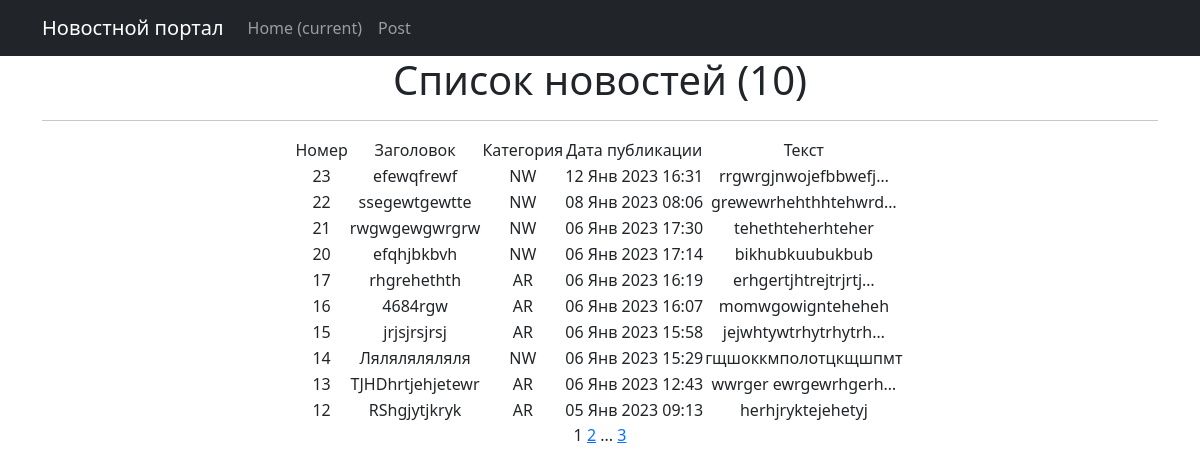
Page /news/ on the committed database.
### news/models.py (models this page shows, shortened)
class Post(models.Model):
    author = models.ForeignKey(Author, on_delete=models.CASCADE)
    NEWS = 'NW'
    ARTICLE = 'AR'
    CATEGORY_CHOICES = (
        (NEWS, 'Новость'),
        (ARTICLE, 'Статья'),
    )
    category_type = models.CharField(max_length=2, choices=CATEGORY_CHOICES, default=ARTICLE)
    dateCreation = models.DateTimeField(auto_now_add=True)
    postCategory = models.ManyToManyField(Category, through="PostCategory")
    title = models.CharField(max_length=128)
    text = models.TextField()
    rating = models.SmallIntegerField(default=0)

### news/views.py (the view)
# urls.py: path('', NewsList.as_view(), name='news list'),
class NewsList(ListView):
    model = Post
    ordering = 'dateCreation'
    template_name = 'news.html'
    context_object_name = 'news'
    paginate_by = 10
    def get_queryset(self):
        return Post.objects.filter().order_by('-dateCreation')

### news/templatetags/custom_filters.py (called while the page is built)
@register.filter(name="censor")
def censor(value):
    if not isinstance(value, str):
        raise TypeError(f"Ошибка: переменная {value} должна быть строкой")
    for bw in value.split():
        if bw.lower() in bad_words:
            value = value.replace(bw, list(bw)[0] + ((len(bw) - 1) * "*"))
    return value

### templates/news.html (shortened to what this page needs)
{% extends 'flatpages/default.html' %}
{% load custom_filters %}
{% block content %}
    <h1>Список новостей ({{ news|length }})</h1>
    <hr>
    {% if news %}
        <table style="margin-left: auto; margin-right: auto;">
            <tr>
                <td>Номер</td>
                <td>Заголовок</td>
                <td>Категория</td>
                <td>Дата публикации</td>
                <td>Текст</td>
            </tr>
            {% for new in news %}
            <tr>
                <td>{{ new.id }}</td>
                <td>{{ new.title|censor }}</td>
                <td>{{ new.category_type }}</td>
                <td>{{ new.dateCreation|date:'d M Y H:i' }}</td>
                <td>{{ new.text|truncatechars:20|censor }}</td>
                <td>
                </td>
            </tr>
            {% endfor %}
        </table>
    {% else %}
        <h2>Новостей нет!</h2>
    {% endif %}
   {{ page_obj.number }}
   {% if page_obj.has_next %}
       <a href="?page={{ page_obj.next_page_number }}">{{ page_obj.next_page_number }}</a>
       {% if paginator.num_pages != page_obj.next_page_number %}
           ...
           <a href="?page={{ page_obj.paginator.num_pages }}">{{ page_obj.paginator.num_pages }}</a>
       {% endif %}
   {% endif %}
{% endblock content %}

### rows in the picture
Post: id "23", title|censor "efewqfrewf", category_type "NW", dateCreation "12 Янв 2023 16:31", text|censor "rrgwrgjnwojefbbwefj…"
Post: id "22", title|censor "ssegewtgewtte", category_type "NW", dateCreation "08 Янв 2023 08:06", text|censor "grewewrhehthhtehwrd…"
Post: id "21", title|censor "rwgwgewgwrgrw", category_type "NW", dateCreation "06 Янв 2023 17:30", text|censor "tehethteherhteher"
Post: id "20", title|censor "efqhjbkbvh", category_type "NW", dateCreation "06 Янв 2023 17:14", text|censor "bikhubkuubukbub"
Post: id "17", title|censor "rhgrehethth", category_type "AR", dateCreation "06 Янв 2023 16:19", text|censor "erhgertjhtrejtrjrtj…"
Post: id "16", title|censor "4684rgw", category_type "AR", dateCreation "06 Янв 2023 16:07", text|censor "momwgowignteheheh"
Post: id "15", title|censor "jrjsjrsjrsj", category_type "AR", dateCreation "06 Янв 2023 15:58", text|censor "jejwhtywtrhytrhytrh…"
Post: id "14", title|censor "Ляляляляляля", category_type "NW", dateCreation "06 Янв 2023 15:29", text|censor "гщшоккмполотцкщшпмт"
Post: id "13", title|censor "TJHDhrtjehjetewr", category_type "AR", dateCreation "06 Янв 2023 12:43", text|censor "wwrger ewrgewrhgerh…"
Post: id "12", title|censor "RShgjytjkryk", category_type "AR", dateCreation "05 Янв 2023 09:13", text|censor "herhjryktejehetyj"

### other values in the picture
{{ news|length }} "10"
{{ page_obj.number }} "1"
{{ page_obj.next_page_number }} "2"
{{ page_obj.paginator.num_pages }} "3"
